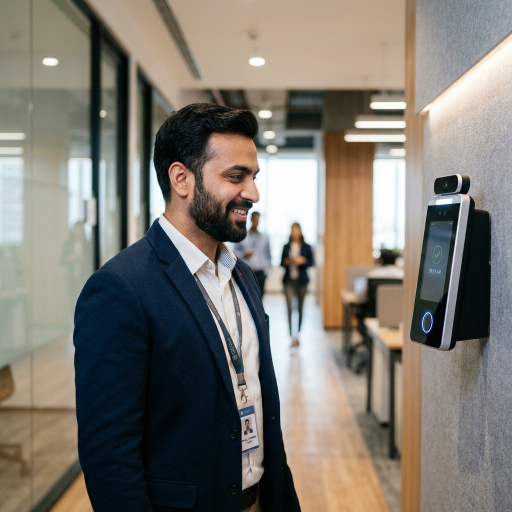
#> input picture src/assets/images/visionix/visionix-image.png, 1024 x 1024 px, found by its file name (shown at 1/2 size)
$ python make_visionix_video.py
#> lines starting #> are read from the running program, lines starting #| are printed output that depends on the picture
"""
Visionix SI – Promo Video Generator  (no ImageMagick needed)
Composes a ~12-second MP4 from 4 gallery images + AI voice narration.
Images are resized/cropped to 1280x720, cross-faded at 0.5s.
"""

from moviepy.editor import (
    ImageClip, AudioFileClip, concatenate_videoclips
)
from PIL import Image
import numpy as np
import os, shutil

BASE = r"c:\Users\ADMIN\Downloads\vrm-official-website-main\vrm-official-website-main"
SRC_IMAGES = [
    os.path.join(BASE, "src", "assets", "images", "visionix", "visionix-image.png"),
    os.path.join(BASE, "src", "assets", "images", "visionix", "visionix-image-2.png"),
    os.path.join(BASE, "src", "assets", "images", "visionix", "visionix-image-3.png"),
    os.path.join(BASE, "src", "assets", "images", "visionix", "visionix-image-4.png"),
]
AUDIO   = os.path.join(BASE, "public", "assets", "images", "visionix", "voice.wav")
OUT_MP4 = os.path.join(BASE, "public", "assets", "images", "visionix", "visionix-promo.mp4")

W, H       = 1280, 720
SLIDE_DUR  = 3.0   # seconds each
FADE_DUR   = 0.45  # cross-fade overlap

def resize_cover(img_path, target_w, target_h):
    """Resize + center-crop to fill target dimensions, return numpy array."""
#> called with target_w = 1280, target_h = 720
    img = Image.open(img_path).convert("RGB")
#> img is the input picture: PIL image 1024x1024 RGB; mean R, G, B 126.3, 120.9, 113
    iw, ih = img.size
#> iw = 1024; ih = 1024
    scale = max(target_w / iw, target_h / ih)
#> scale = 1.25
    new_w, new_h = int(iw * scale), int(ih * scale)
#> new_w = 1280; new_h = 1280
    img = img.resize((new_w, new_h), Image.LANCZOS)
#> img: PIL image 1280x1280 RGB
    left = (new_w - target_w) // 2
#> left = 0
    top  = (new_h - target_h) // 2
#> top = 280
    img  = img.crop((left, top, left + target_w, top + target_h))
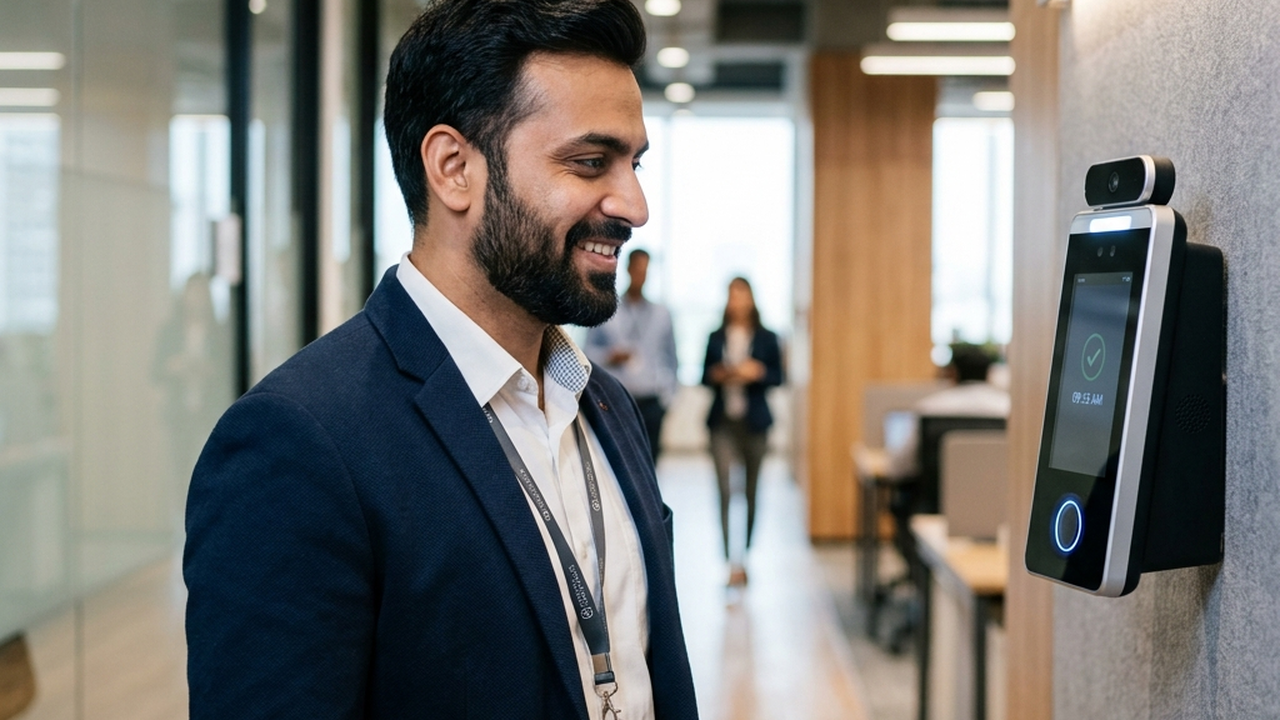
#> img: PIL image 1280x720 RGB; mean R, G, B 125.7, 123.9, 119.6
    return np.array(img)

print("Building slides…")
slides = []
for p in SRC_IMAGES:
    arr   = resize_cover(p, W, H)
    clip  = (
#> (the run stopped early here; a loop or call above may not have finished)
